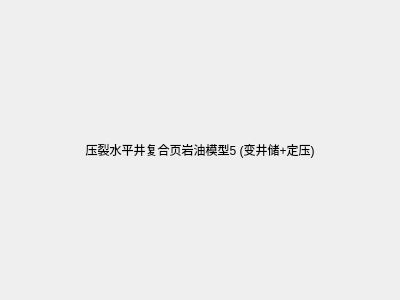
<?xml version="1.0" encoding="UTF-8"?>
<ui version="4.0">
 <class>ModelWidget5</class>
 <widget class="QWidget" name="ModelWidget5">
  <property name="geometry">
   <rect>
    <x>0</x>
    <y>0</y>
    <width>400</width>
    <height>300</height>
   </rect>
  </property>
  <layout class="QVBoxLayout" name="verticalLayout">
   <item>
    <widget class="QLabel" name="label">
     <property name="text">
      <string>压裂水平井复合页岩油模型5 (变井储+定压)</string>
     </property>
     <property name="alignment">
      <set>Qt::AlignCenter</set>
     </property>
    </widget>
   </item>
  </layout>
 </widget>
 <resources/>
 <connections/>
</ui>
